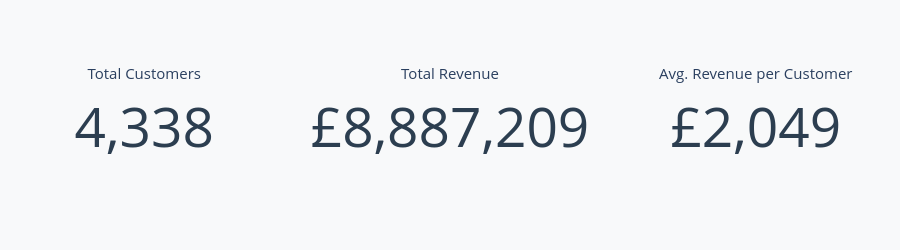

This figure's notebook cell:
### Markdown cell above
#### Key Business Metrics

### Code cell
fig = make_subplots(
    rows=1, cols=3,
    specs=[[{'type': 'indicator'}]*3]
)

kpis = [
    ('Total Customers', rfm['CustomerID'].nunique(), "", ","),
    ('Total Revenue', rfm['Monetary'].sum(), "£", ",.0f"),
    ('Avg. Revenue per Customer', rfm['Monetary'].mean(), "£", ",.0f")
]

for i, (title, value, prefix, fmt) in enumerate(kpis, start=1):
    fig.add_trace(go.Indicator(
        mode="number",
        value=value,
        number={
            'prefix': prefix,
            'valueformat': fmt,
            'font': {'size': 55, 'color': '#2c3e50'}},
        title={'text': title, 'font': {'size': 15}}
    ), row=1, col=i)

fig.update_layout(
    height=250,
    margin=dict(t=40, b=40, l=20, r=20),
    paper_bgcolor="#f8f9fa"
)

fig.show()

### Figure 1 — Plotly figure (JSON) as saved in the notebook; plotly's stock layout.template omitted (floating-point values rounded to 4 significant figures)
{"data": [{"domain": {"x": [0, 0.2889], "y": [0, 1]}, "mode": "number", "number": {"font": {"color": "#2c3e50", "size": 55}, "prefix": "", "valueformat": ","}, "title": {"font": {"size": 15}, "text": "Total Customers"}, "type": "indicator", "value": 4338}, {"domain": {"x": [0.3556, 0.6444], "y": [0, 1]}, "mode": "number", "number": {"font": {"color": "#2c3e50", "size": 55}, "prefix": "£", "valueformat": ",.0f"}, "title": {"font": {"size": 15}, "text": "Total Revenue"}, "type": "indicator", "value": 8887000.0}, {"domain": {"x": [0.7111, 1], "y": [0, 1]}, "mode": "number", "number": {"font": {"color": "#2c3e50", "size": 55}, "prefix": "£", "valueformat": ",.0f"}, "title": {"font": {"size": 15}, "text": "Avg. Revenue per Customer"}, "type": "indicator", "value": 2049.0}], "layout": {"height": 250, "margin": {"b": 40, "l": 20, "r": 20, "t": 40}, "paper_bgcolor": "#f8f9fa"}}
